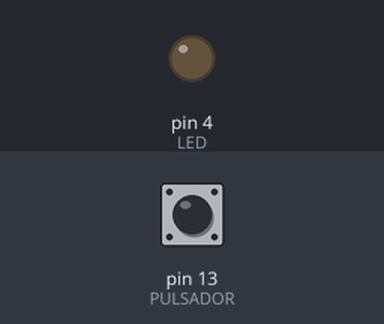
The sketch below on a simulated Arduino Uno, built with avr-gcc and run on an emulated ATmega328P. Shown: output pins drawn as LEDs (lit = HIGH). Inputs (shaded band) come from the test bench; at power-on: pin 13 (PULSADOR) HIGH.

Above: at 1.2 s.
1.3 s: pin 13 (PULSADOR) pulled LOW for 0.15 s
At 1.4 s:
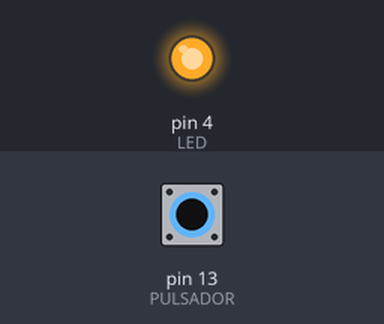
3.0 s: pin 13 (PULSADOR) pulled LOW for 3.2 s
At 6.7 s:
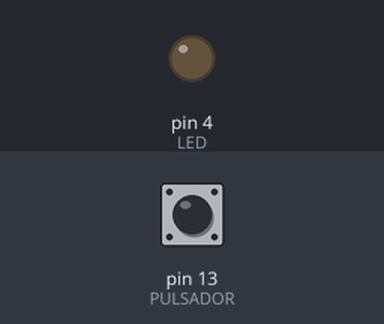
Timing chart, 0 to 8.2 s (numbered marks = the images above; inputs shaded):
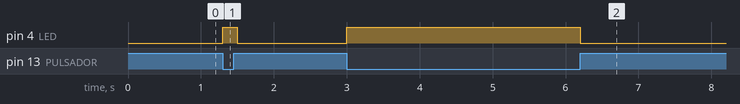

Measured:
- after the input at 1.3 s, pin 4 (LED): LOW → HIGH at once, → LOW 0.20 s later
- after the input at 3.0 s, pin 4 (LED): LOW → HIGH at once, → LOW 3.2 s later

The sketch:

05_pulsador_led.ino
```cpp
#define PULSADOR 13
#define LED 4

int valorBoton = LOW;
int estado = LOW;

void setup() {
  pinMode(PULSADOR, INPUT);
  pinMode(LED, OUTPUT);
}

void loop() {
  valorBoton = digitalRead(PULSADOR);

  if(valorBoton == LOW){
    digitalWrite(LED, HIGH);
  }
  else{
    digitalWrite(LED, LOW);
  }
  /*
  if(valorBoton == LOW){
    estado = !estado;
    digitalWrite(LED, estado);
  }
  */

   delay(100);
}
```
